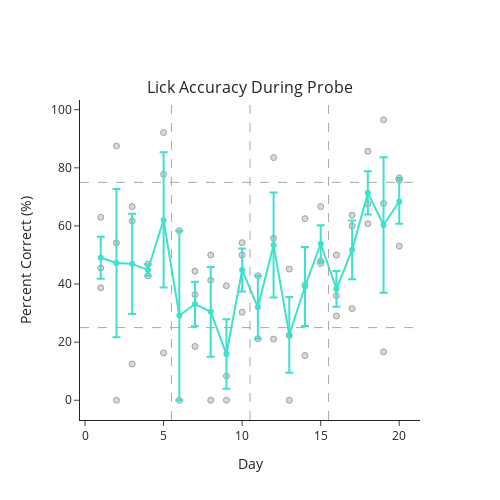

The notebook cell this image was saved under:
### Code cell
## Percent correct probe
accuracy_probe = pd.DataFrame()
for experiment in experiment_pc_probe:
    for mouse in experiment_pc_probe[experiment]:
        if mouse == 'mc_EEG2_01':
            next
        else:
            df = pd.DataFrame(experiment_pc_probe[experiment][mouse], index=[0]).T.rename(columns={0: 'percent_correct'})
            df.insert(0, 'mouse', mouse)
            df.insert(1, 'day', [x for x in np.arange(1, 21)])
            accuracy_probe = pd.concat([accuracy_probe, df], axis=0, ignore_index=True)

fig = pf.plot_behavior_across_days(accuracy_probe, x_var='day', y_var='percent_correct', groupby_var=['day'], titles=['Lick Accuracy During Probe'],
                                   x_title='Day', y_title='Percent Correct (%)', template='simple_white')
fig.show()
fig.write_image(pjoin(fig_path, 'probe_accuracy.png'))

### Figure 1 — Plotly figure (JSON) as saved in the notebook; plotly's stock layout.template omitted (floating-point values rounded to 4 significant figures)
{"data": [{"marker": {"color": "rgb(179,179,179)", "line": {"width": 1}}, "mode": "markers", "name": "mc_EEG1_01", "opacity": 0.5, "type": "scatter", "x": [1, 2, 3, 4, 5, 6, 7, 8, 9, 10, 11, 12, 13, 14, 15, 16, 17, 18, 19, 20], "y": [62.96, 0, 12.5, null, 92.16, 58.33, 18.52, 0, 39.39, 30.3, null, 21.05, 0, 15.38, 47.92, 36, 60, 67.61, 16.67, 53.03]}, {"marker": {"color": "rgb(179,179,179)", "line": {"width": 1}}, "mode": "markers", "name": "mc_EEG1_02", "opacity": 0.5, "type": "scatter", "x": [1, 2, 3, 4, 5, 6, 7, 8, 9, 10, 11, 12, 13, 14, 15, 16, 17, 18, 19, 20], "y": [45.45, 87.5, 61.67, 46.85, 77.78, null, 44.44, 41.3, 8.333, 50, 42.86, 55.77, 45.16, 62.5, 66.67, 50, 31.58, 60.78, 67.74, 76.54]}, {"marker": {"color": "rgb(179,179,179)", "line": {"width": 1}}, "mode": "markers", "name": "mc_EEG2_02", "opacity": 0.5, "type": "scatter", "x": [1, 2, 3, 4, 5, 6, 7, 8, 9, 10, 11, 12, 13, 14, 15, 16, 17, 18, 19, 20], "y": [38.71, 54.17, 66.67, 42.86, 16.28, 0, 36.36, 50, 0, 54.24, 21.15, 83.54, 22.33, 39.62, 47.06, 28.99, 63.72, 85.71, 96.55, 75.73]}, {"error_y": {"array": [7.227, 25.5, 17.28, 1.995, 23.27, 29.17, 7.659, 15.42, 11.99, 7.374, 10.85, 18.08, 13.04, 13.6, 6.398, 6.177, 10.15, 7.438, 23.36, 7.705], "type": "data"}, "line": {"color": "turquoise"}, "mode": "lines+markers", "type": "scatter", "x": [1, 2, 3, 4, 5, 6, 7, 8, 9, 10, 11, 12, 13, 14, 15, 16, 17, 18, 19, 20], "y": [49.04, 47.22, 46.94, 44.85, 62.07, 29.17, 33.11, 30.43, 15.91, 44.85, 32.01, 53.46, 22.5, 39.17, 53.88, 38.33, 51.77, 71.37, 60.32, 68.43]}], "layout": {"annotations": [{"font": {"size": 16}, "showarrow": false, "text": "Lick Accuracy During Probe", "x": 0.5, "xanchor": "center", "xref": "paper", "y": 1, "yanchor": "bottom", "yref": "paper"}], "height": 500, "shapes": [{"line": {"color": "darkgrey", "dash": "dash", "width": 1}, "opacity": 1, "type": "line", "x0": 0, "x1": 1, "xref": "x domain", "y0": 25, "y1": 25, "yref": "y"}, {"line": {"color": "darkgrey", "dash": "dash", "width": 1}, "opacity": 1, "type": "line", "x0": 0, "x1": 1, "xref": "x domain", "y0": 75, "y1": 75, "yref": "y"}, {"line": {"color": "darkgrey", "dash": "dash", "width": 1}, "opacity": 1, "type": "line", "x0": 5.5, "x1": 5.5, "xref": "x", "y0": 0, "y1": 1, "yref": "y domain"}, {"line": {"color": "darkgrey", "dash": "dash", "width": 1}, "opacity": 1, "type": "line", "x0": 10.5, "x1": 10.5, "xref": "x", "y0": 0, "y1": 1, "yref": "y domain"}, {"line": {"color": "darkgrey", "dash": "dash", "width": 1}, "opacity": 1, "type": "line", "x0": 15.5, "x1": 15.5, "xref": "x", "y0": 0, "y1": 1, "yref": "y domain"}], "showlegend": false, "title": {"x": 0.5, "xanchor": "center", "y": 0.9, "yanchor": "top"}, "width": 500, "xaxis": {"anchor": "y", "domain": [0, 1], "title": {"text": "Day"}}, "yaxis": {"anchor": "x", "domain": [0, 1], "title": {"text": "Percent Correct (%)"}}}}
